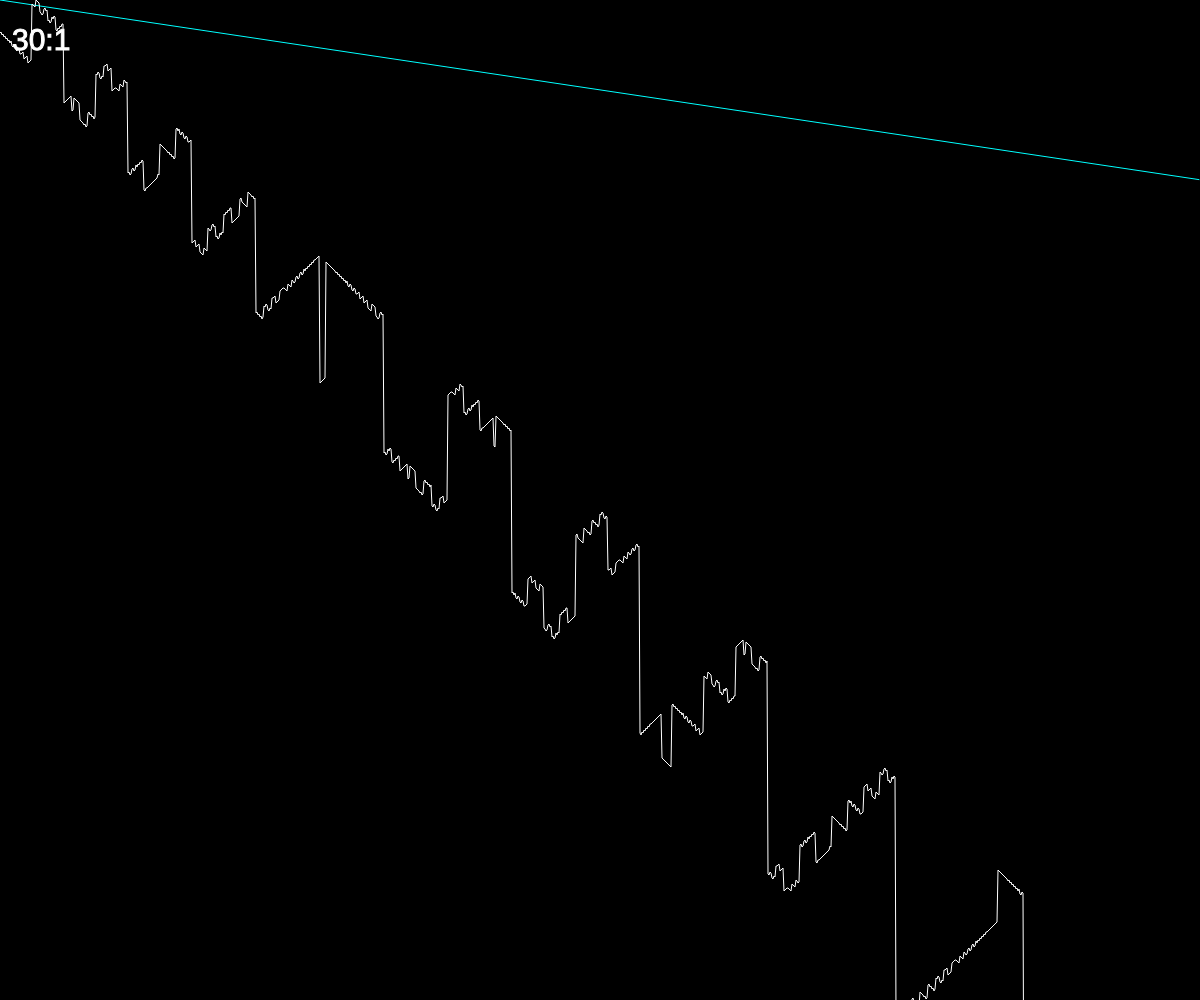
Frame 1 (no input)
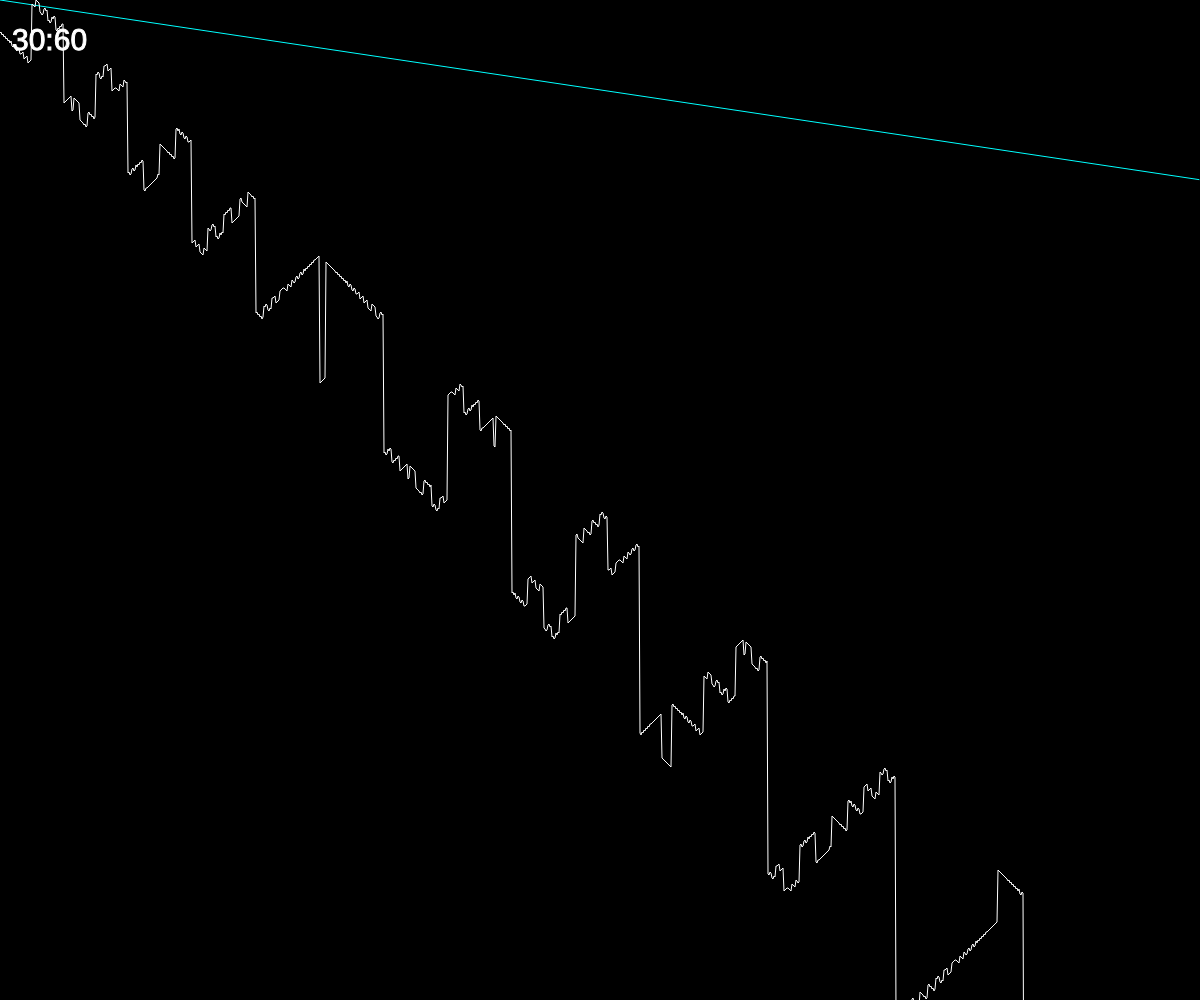
Frame 60 (no input)
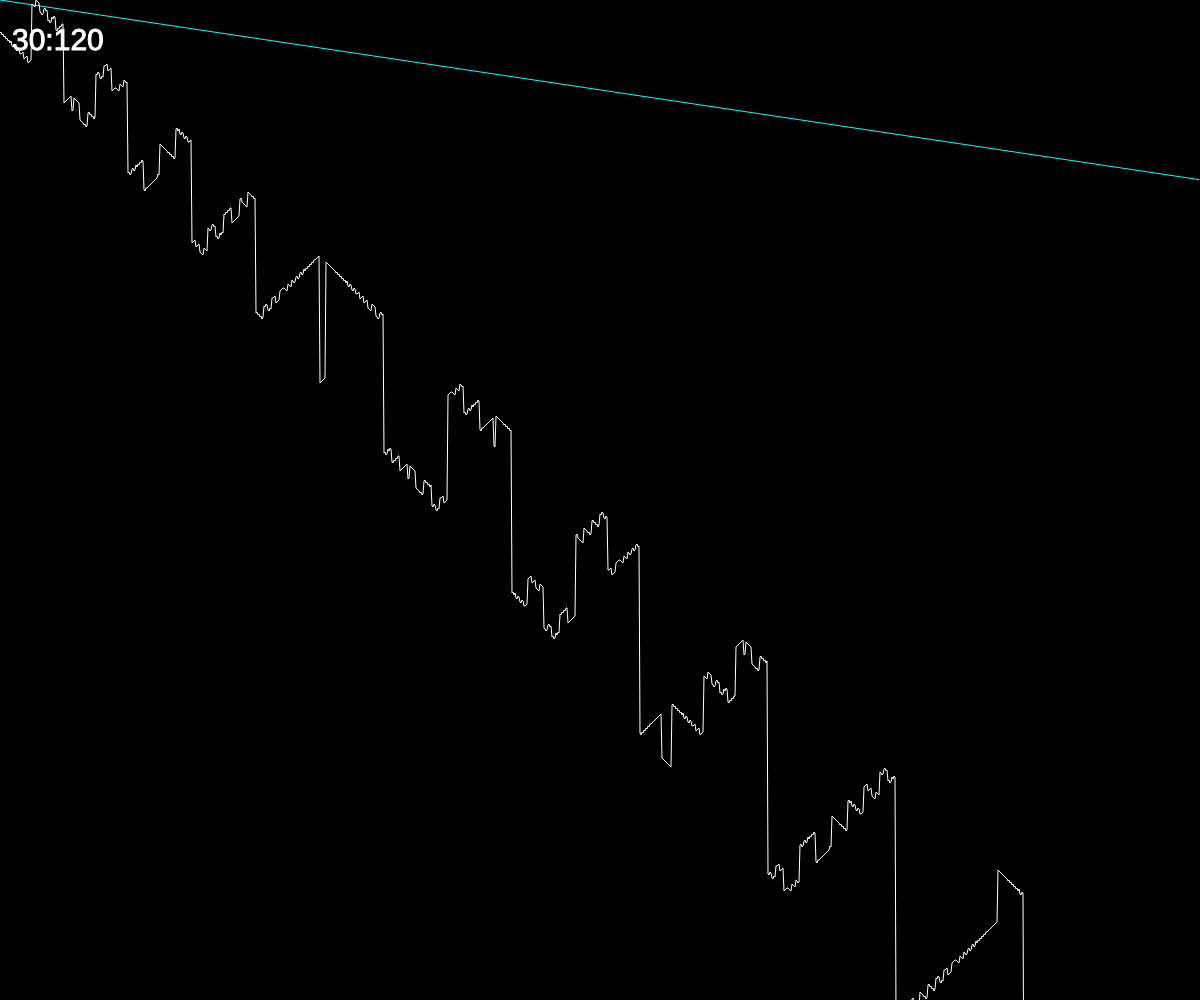
Frame 120 (the mouse pressed at the canvas centre since frame 60)

The p5.js sketch that drew these frames (run headless with seeded random() and noise() and a simulated clock; from frame 60 on, the mouse is pressed at the canvas centre):

// p5.js sketch
// ── sketch.js
let nn;
let answer;

function setup() {
    createCanvas(windowWidth, windowHeight);
    frameRate(30);

    nn = new NeuralNetwork(5, 4);
    answer = new Array(width);
    calculateAnswer();
    nn.think();
}

function draw() {
    background(0);

    nn.draw();
    drawAnswer();
    showFPS();
}

function keyPressed() {
    if (keyCode === DOWN_ARROW) {
        console.table(nn.w)
    }
}

function showFPS() {
    stroke(255);
    strokeWeight(1);
    fill(255);
    textSize(30);
    text(Math.round(frameRate()) + ":" + frameCount, width / 100, height / 20);
}

function calculateAnswer() {
    for (let x = 0; x < width; x++) {
        answer[x] = x ^ 3 + 4 * x / 42 + 30;
    }
}

function drawAnswer() {
    noFill();
    stroke(255);
    beginShape();
    for (let x = 0; x < width; x++) {
        vertex(x, answer[x]);
    }
    endShape();
}
// ── NeuralNetwork.js
let intervalo = 1;

class NeuralNetwork {
    // 5, 4
    constructor(layersQuantity, networkHeight) {
        // 5
        this.w = new Array(layersQuantity);
        // 1
        this.w[1] = new Array(networkHeight);
        // 2, 3
        for (let i = 2; i < layersQuantity - 1; i++) {
            this.w[i] = new Array(networkHeight);
            for (let j = 0; j < networkHeight; j++) {
                this.w[i][j] = new Array(networkHeight);
            }
        }
        // 4
        this.w[layersQuantity - 1] = new Array(networkHeight);

        this.layersQuantity = layersQuantity;
        this.networkHeight = networkHeight;
        this.initWeights();

        this.answers = new Array(width);
    }

    initWeights() {
        // 1
        for (let i = 0; i < this.networkHeight; i++) {
            this.w[1][i] = random(-intervalo, intervalo);
            // this.w[1][i] = Math.round(random(-intervalo, intervalo));
        }

        // 2, 3
        for (let i = 2; i < this.layersQuantity - 1; i++) {
            for (let j = 0; j < this.w[i].length; j++) {
                for (let k = 0; k < this.networkHeight; k++) {
                    this.w[i][j][k] = random(-intervalo, intervalo);
                    // this.w[i][j][k] = Math.round(random(-intervalo, intervalo));
                }
            }
        }

        // 4
        for (let i = 0; i < this.networkHeight; i++) {
            this.w[this.layersQuantity - 1][i] = random(-intervalo, intervalo);
            // this.w[this.layersQuantity - 1][i] = Math.round(random(-intervalo, intervalo));
        }
    }

    feedForward(x) {
        let layer1results = new Array(this.networkHeight);
        // 1
        for (let i = 0; i < this.networkHeight; i++) {
            layer1results[i] = x * this.w[1][i];
        }
        // 2, 3
        let oldLayerResults = new Array(this.networkHeight);
        for (let k = 2; k < this.layersQuantity - 1; k++) {
            if (k == 2) {
                oldLayerResults = layer1results;
            }

            let newLayerResults = new Array(this.networkHeight);
            for (let i = 0; i < this.networkHeight; i++) {
                newLayerResults[i] = 0;
            }


            for (let i = 0; i < this.networkHeight; i++) {
                for (let j = 0; j < this.networkHeight; j++) {
                    // console.log(newLayerResults[i] + " += " + this.w[k][i][j] + " * " + layer1results[j] + " = " + this.w[k][i][j] * layer1results[j]);
                    newLayerResults[i] += this.w[k][i][j] * layer1results[j];
                }
            }
            oldLayerResults = newLayerResults;
        }

        // let layer2results = new Array(this.networkHeight);
        // for (let i = 0; i < this.networkHeight; i++) {
        //     layer2results[i] = 0;
        // }
        // for (let i = 0; i < this.networkHeight; i++) {
        //     for (let j = 0; j < this.networkHeight; j++) {
        //         layer2results[i] += this.w[2][i][j] * layer1results[j];
        //     }
        // }

        // 4
        let y = 0;
        for (let i = 0; i < this.networkHeight; i++) {
            y += this.w[this.layersQuantity - 1][i] * oldLayerResults[i];
        }

        return y;
    }

    think() {
        for (let x = 0; x < width; x++) {
            this.answers[x] = this.feedForward(x);
        }
    }

    draw() {
        noFill();
        stroke(0, 255, 255);
        beginShape();
        for (let x = 0; x < width; x++) {
            vertex(x, this.answers[x]);
        }
        endShape();
    }
}





















// class NeuralNetwork {
//     // 5, 4
//     constructor(layersQuantity, networkHeight) {
//         // 5
//         this.w = new Array(layersQuantity);
//         // 1
//         this.w[1] = new Array(networkHeight);
//         // 2, 3
//         for (let i = 2; i < layersQuantity - 1; i++) {
//             this.w[i] = new Array(networkHeight);
//         }
//         // 4
//         this.w[layersQuantity - 1] = new Array(networkHeight);

//         this.layersQuantity = layersQuantity;
//         this.networkHeight = networkHeight;
//         this.initWeights();
//     }

//     initWeights() {
//         // 1
//         for (let i = 0; i < this.networkHeight; i++) {
//             this.w[1][i] = random(-0.5, 0.5);
//         }

//         // 2, 3
//         for (let i = 2; i < this.layersQuantity - 1; i++) {
//             // this.w[i] = new Array(networkHeight);
//             for (let j = 0; j < this.w[i].length; j++) {
//                 this.w[i][j] = random(-0.5, 0.5);
//             }
//         }

//         // 4
//         for (let i = 0; i < this.networkHeight; i++) {
//             this.w[this.layersQuantity - 1][i] = random(-0.5, 0.5);
//         }
//     }
// }
